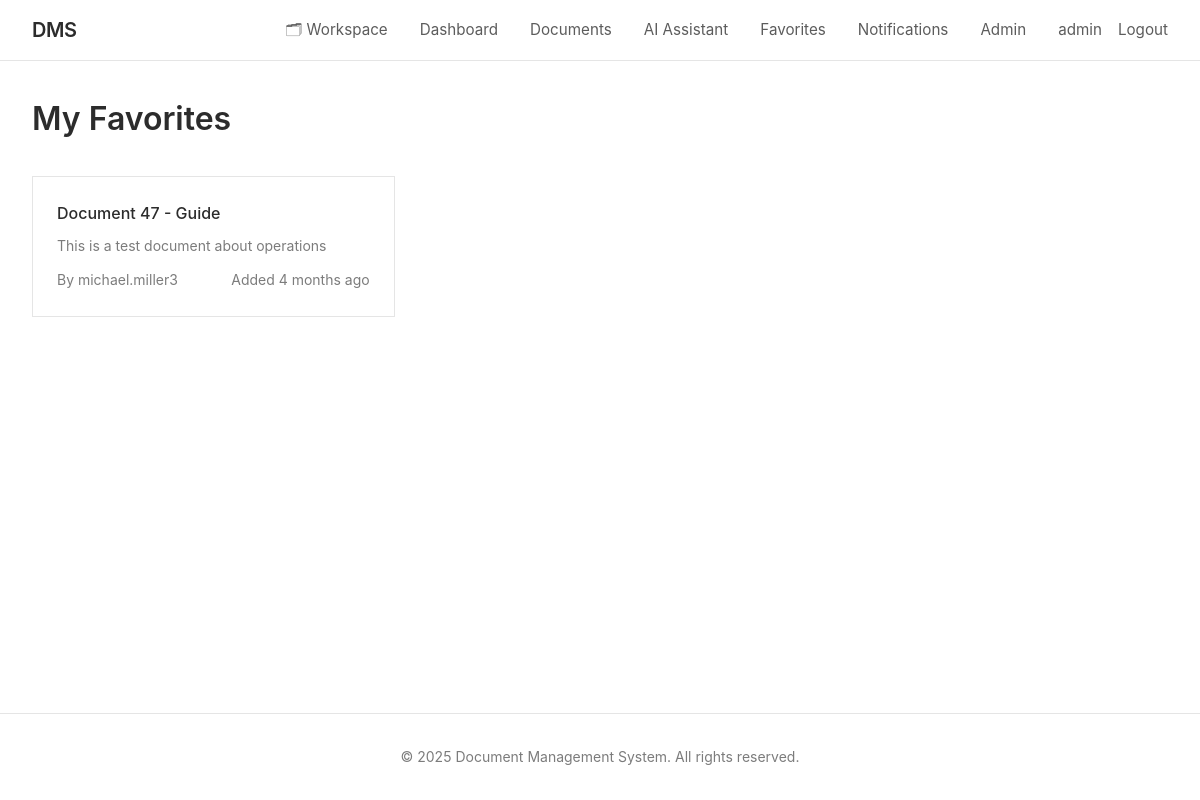
Page /favorites/ (signed in) on the earlier database version.
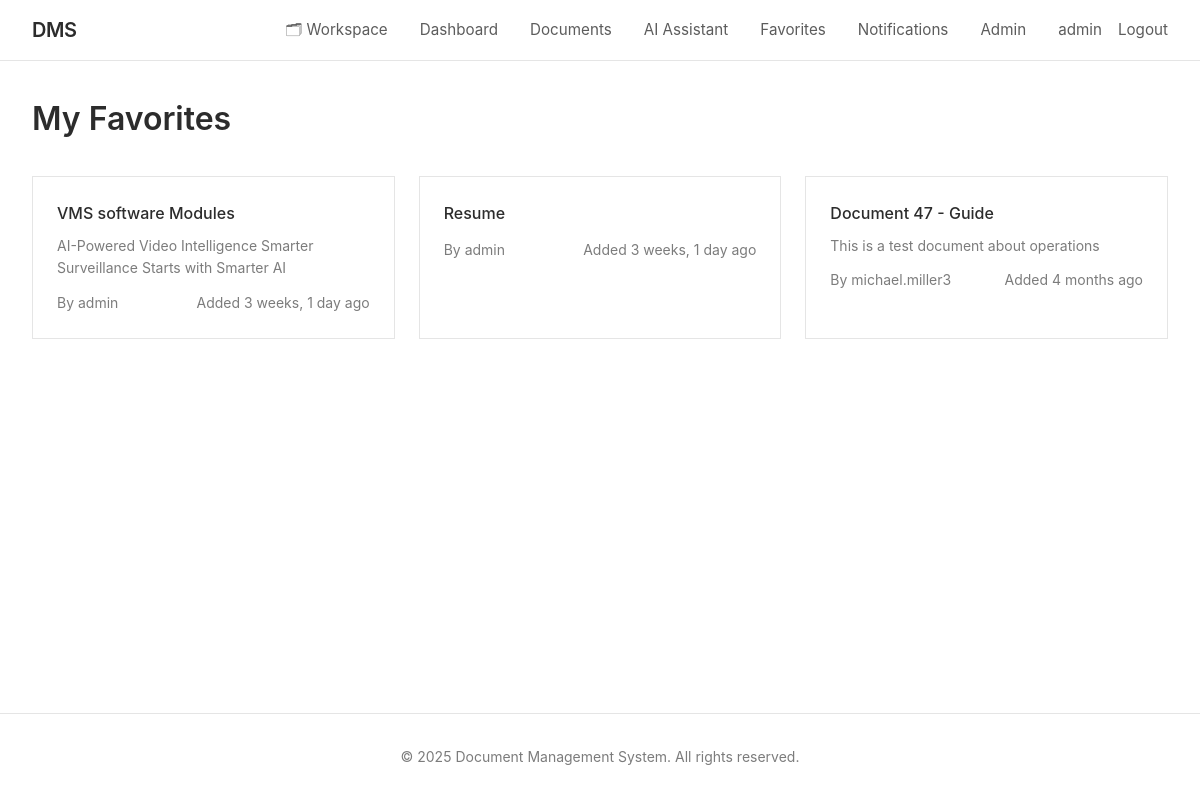
Same page on the later database version.
### documents/models.py (models this page shows, shortened)
class Favorite(models.Model):
    user = models.ForeignKey(User, on_delete=models.CASCADE, related_name='favorites')
    document = models.ForeignKey(Document, on_delete=models.CASCADE, related_name='favorited_by')
    created_at = models.DateTimeField(auto_now_add=True)
    class Meta:
        unique_together = ['user', 'document']
        ordering = ['-created_at']

class Document(models.Model):
    ACCESS_LEVEL_CHOICES = [
        ('public', 'Public'),
        ('private', 'Private'),
        ('role', 'Role-Based'),
        ('custom', 'Custom Users'),
    ]
    title = models.CharField(max_length=255)
    description = models.TextField(blank=True)
    file = models.FileField(upload_to=document_upload_path)
    file_size = models.BigIntegerField(default=0, help_text="Size in bytes")
    file_type = models.CharField(max_length=100, blank=True)
    owner = models.ForeignKey(User, on_delete=models.CASCADE, related_name='owned_documents')
    access_level = models.CharField(max_length=10, choices=ACCESS_LEVEL_CHOICES, default='private')
    required_role_level = models.IntegerField(
        default=1,
        validators=[MinValueValidator(1), MaxValueValidator(100)],
        help_text="Minimum role level required (for role-based access)"
    )
    category = models.ForeignKey(Category, on_delete=models.SET_NULL, null=True, blank=True, related_name='documents')
    folder   = models.ForeignKey('Folder', on_delete=models.SET_NULL, null=True, blank=True,
                                 related_name='folder_documents')
    tags = models.ManyToManyField(Tag, blank=True, related_name='documents')
    shared_with = models.ManyToManyField(User, blank=True, related_name='shared_documents')
    version = models.IntegerField(default=1)
    is_locked = models.BooleanField(default=False, help_text="Locked documents cannot be edited")
    locked_by = models.ForeignKey(User, on_delete=models.SET_NULL, null=True, blank=True, related_name='locked_documents')
    views_count = models.IntegerField(default=0)
    downloads_count = models.IntegerField(default=0)
    created_at = models.DateTimeField(auto_now_add=True)
    updated_at = models.DateTimeField(auto_now=True)
    allow_comments = models.BooleanField(default=True)
    allow_download = models.BooleanField(default=True)
    is_deleted = models.BooleanField(default=False)
    deleted_at = models.DateTimeField(null=True, blank=True)
    class Meta:
        ordering = ['-updated_at', '-created_at']
        indexes = [
            models.Index(fields=['owner', 'access_level']),
            models.Index(fields=['created_at']),
            models.Index(fields=['title']),
        ]

class User(AbstractUser):
    USER_TYPE_CHOICES = [
        ('guest', 'Guest'),
        ('user', 'Regular User'),
        ('admin', 'Admin'),
    ]
    user_type = models.CharField(max_length=10, choices=USER_TYPE_CHOICES, default='user')
    role = models.ForeignKey(Role, on_delete=models.SET_NULL, null=True, blank=True, related_name='users')
    bio = models.TextField(blank=True)
    avatar = models.ImageField(upload_to='avatars/', null=True, blank=True)
    phone = models.CharField(max_length=20, blank=True)
    department = models.CharField(max_length=100, blank=True)
    created_at = models.DateTimeField(auto_now_add=True)
    updated_at = models.DateTimeField(auto_now=True)
    last_activity = models.DateTimeField(auto_now=True)
    is_active = models.BooleanField(default=True)
    class Meta:
        ordering = ['-created_at']
    def is_admin(self):
        return self.user_type == 'admin'

### documents/views.py (the view)
# urls.py: path('favorites/', views.favorites_list_view, name='favorites_list'),
@login_required
def favorites_list_view(request):
    favorites = Favorite.objects.filter(
        user=request.user
    ).select_related('document', 'document__owner', 'document__category')
    paginator = Paginator(favorites, 20)
    page_number = request.GET.get('page')
    page_obj = paginator.get_page(page_number)
    return render(request, 'documents/favorites_list.html', {'page_obj': page_obj})

### documents/templates/documents/favorites_list.html (shortened to what this page needs)
{% extends 'documents/base.html' %}
{% block content %}
<h1 style="font-size: 2rem; font-weight: 600; color: #2c2c2c; margin-bottom: 2rem;">
    My Favorites
</h1>
{% if page_obj %}
    <div class="grid grid-3">
        {% for favorite in page_obj %}
            <div class="card">
                <h3 style="font-size: 1rem; font-weight: 500; margin-bottom: 0.5rem;">
                    <a href="{% url 'document_detail' favorite.document.pk %}" style="color: #2c2c2c; text-decoration: none;">
                        {{ favorite.document.title }}
                    </a>
                </h3>
                <p style="font-size: 0.875rem; color: #7c7c7c; margin-bottom: 0.75rem;">
                    {{ favorite.document.description|truncatewords:15 }}
                </p>
                <div style="display: flex; justify-content: space-between; align-items: center; font-size: 0.875rem; color: #7c7c7c;">
                    <span>By {{ favorite.document.owner.username }}</span>
                    <span>Added {{ favorite.created_at|timesince }} ago</span>
                </div>
            </div>
        {% endfor %}
    </div>
{% else %}
    <div class="card">
        <p style="color: #7c7c7c; text-align: center; padding: 3rem 0;">
            No favorites yet. Star documents to add them to your favorites.
        </p>
    </div>
{% endif %}
{% endblock %}

Differences in the rows shown:
added Favorite: document "VMS software Modules", document.description "AI-Powered Video Intelligence Smarter Surveillance Starts with Smarter AI", document.owner.username "admin", created_at "3 weeks, 1 day"
added Favorite: document "Resume", document.owner.username "admin", created_at "3 weeks, 1 day"
